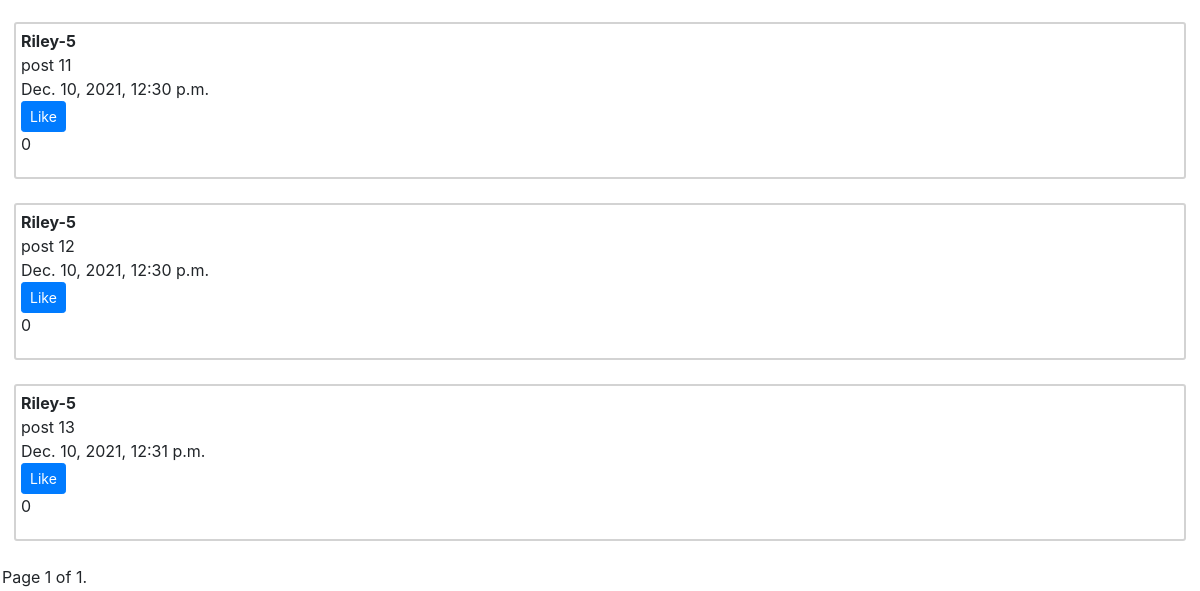
Before: /profile/Riley-5 (lower part) with the older database file.
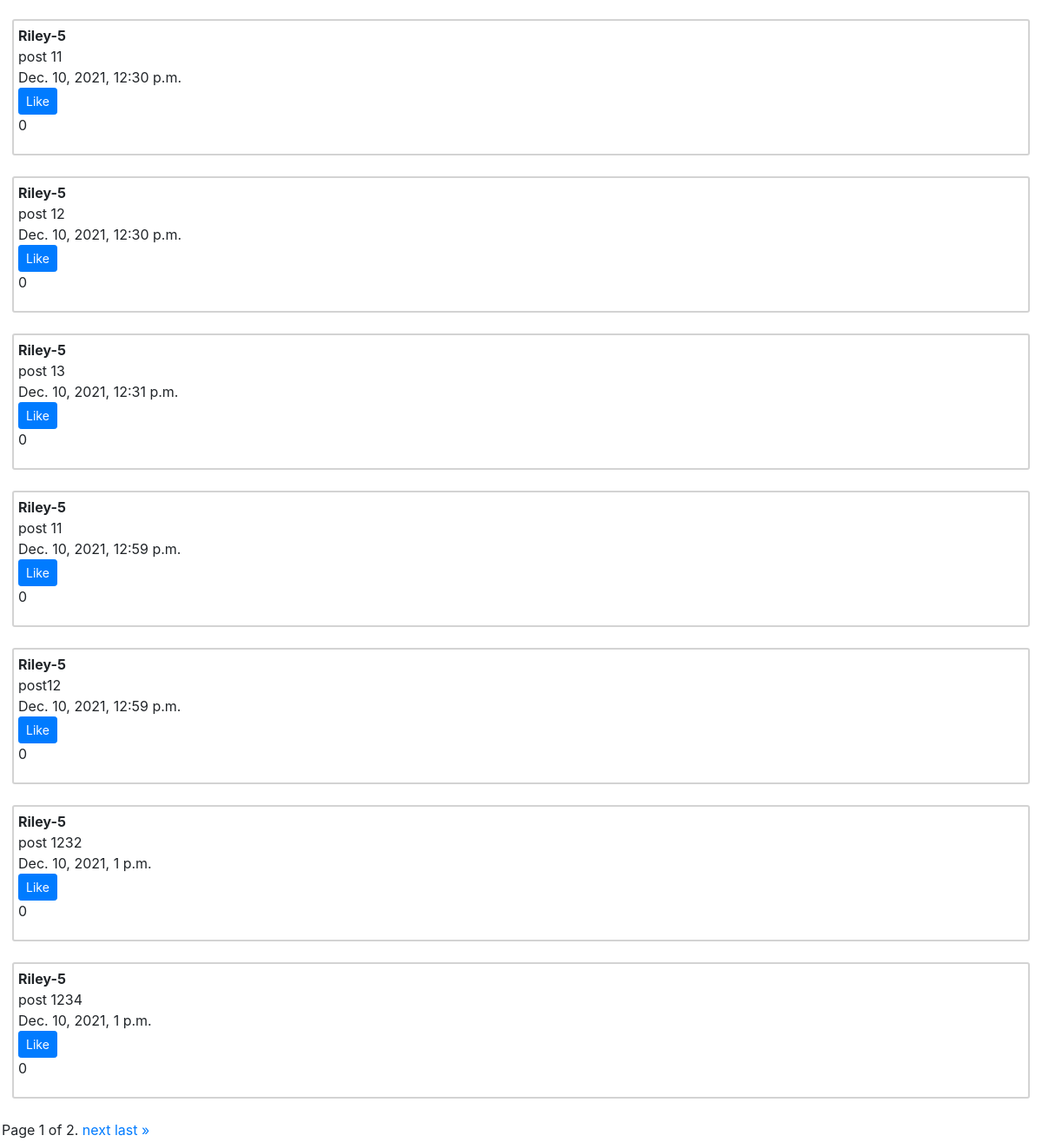
After: the same page with the newer database file.
### network/models.py (models this page shows, shortened)
class Post(models.Model):
    content = models.TextField()
    dateTime = models.DateTimeField(auto_now = False, auto_now_add = True)
    like = models.BigIntegerField(default = 0)
    user = models.ForeignKey(User, on_delete = models.CASCADE, related_name = "user")

class User(AbstractUser):
    pass

### network/views.py (the view)
# urls.py: path("profile/<str:username>", views.profile, name="profile"),
def profile(request, username):
    profile = User.objects.get(username = username)
    profilePosts = Post.objects.filter(user__username = username).order_by("dateTime")
    postsPerPage = Paginator(profilePosts, 10)
    page_number = request.GET.get('page')
    page_obj = postsPerPage.get_page(page_number)
    return render(request, "network/profile.html", {
        "profile": profile,
        "profilePosts": page_obj
    })

### network/templates/network/profile.html (shortened to what this page needs)
{% extends "network/layout.html" %}
{% load static %}
{% block body %}
    {% for profilePost in profilePosts %}
        <div class="posts">
            <div id="username">
                <strong>{{ profilePost.user }}</strong>
            </div>
            <div id="content">
                {{ profilePost.content }}
            </div>
            <div id="date-time">
                {{ profilePost.dateTime }}
            </div>
            <div id="like-button">
                <button class="btn btn-primary btn-sm" id="like-button">Like</button>
                <p id="number-likes">{{ profilePost.like }}</p>
            </div>
        </div>
        <br>
    {% endfor %}
    <div class="pagination">
        <span class="step-links">
            <span class="current">
                Page {{ profilePosts.number }} of {{ profilePosts.paginator.num_pages }}.
            </span>
            {% if profilePosts.has_next %}
                <a href="?page={{ profilePosts.next_page_number }}">next</a>
                <a href="?page={{ ProfilePosts.paginator.num_pages }}">last &raquo;</a>
            {% endif %}
        </span>
    </div>
{% endblock %}

Changed rows visible on the page:
added Post: user "Riley-5", content "post 11", dateTime "Dec. 10, 2021, 12:59 p.m.", like "0"
added Post: user "Riley-5", content "post12", dateTime "Dec. 10, 2021, 12:59 p.m.", like "0"
added Post: user "Riley-5", content "post 1232", dateTime "Dec. 10, 2021, 1 p.m.", like "0"
added Post: user "Riley-5", content "post 1234", dateTime "Dec. 10, 2021, 1 p.m.", like "0"
Other visible differences:
{{ profilePosts.paginator.num_pages }}: "1" → "2"
text now shown: "next last »"
